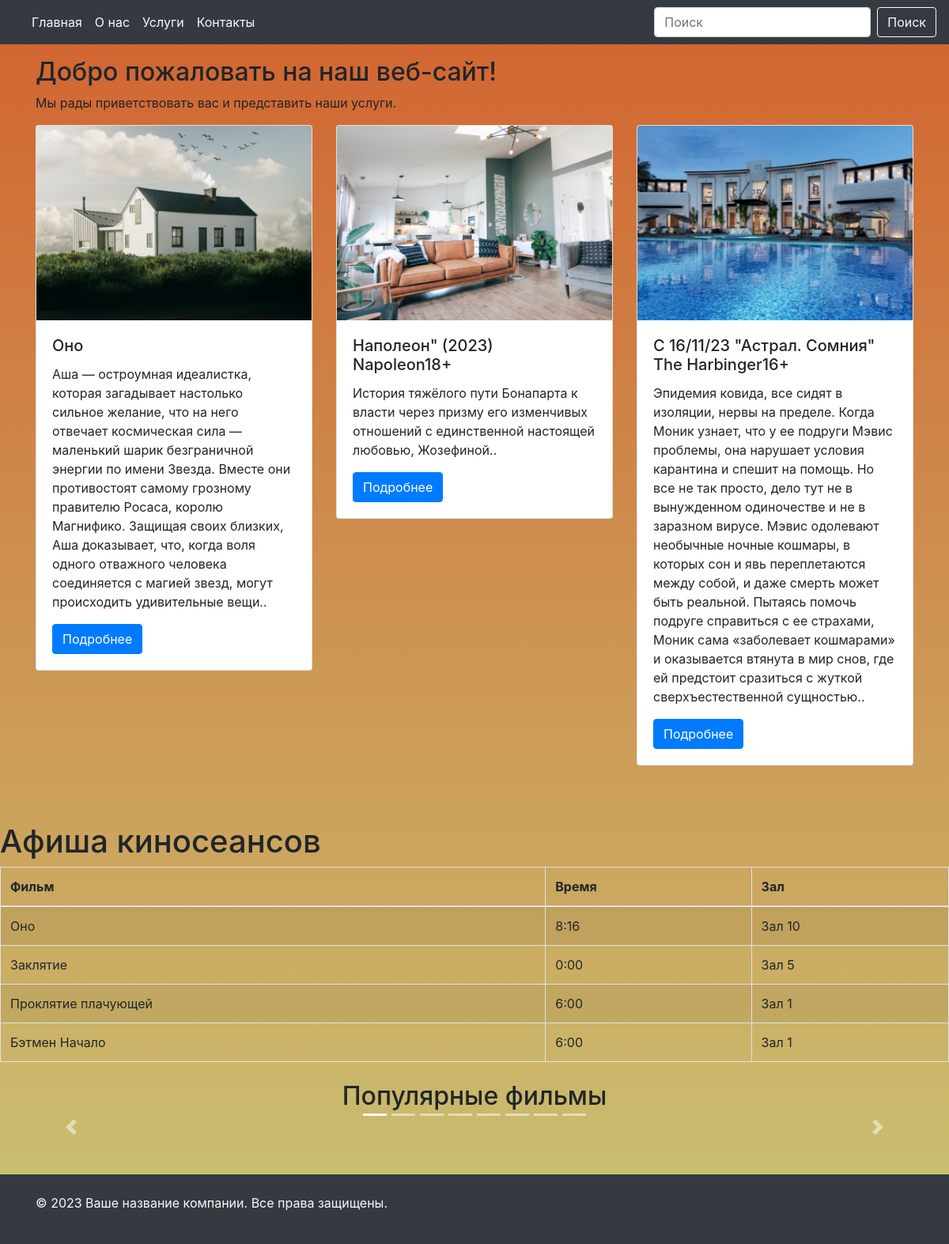
The app's page /film_list/ with its own data.
### main_page/models.py (models this page shows, shortened)
class FilmModel(models.Model):
    GENRE = (
        ('Horror', 'Horror'),
        ('Dramma', 'Dramma')
    )
    title = models.CharField(max_length=100, verbose_name='Укажите название фильма')
    country = models.CharField(max_length=100, verbose_name='Укажите название страны')
    image = models.ImageField(max_length=100, upload_to='films/')
    genre = models.CharField(max_length=100, choices=GENRE)
    director = models.CharField(max_length=100, verbose_name='Укажите директора')
    description = models.TextField(verbose_name='Укажите описание', blank=True)
    created_at = models.DateTimeField(auto_now_add=True)
    class Meta:
        verbose_name = 'Фильм'
        verbose_name_plural = 'Фильмы'

class Afisha(models.Model):
    film_title = models.CharField(max_length=100)
    time_watch = models.TimeField()
    area = models.PositiveIntegerField(default=1)

class Slider(models.Model):
    slider = models.URLField()

### main_page/views.py (the view)
# urls.py: path('film_list/', film_list_view),
def film_list_view(request):
    if request.method == 'GET':
        film_list = FilmModel.objects.all()
        afisha_list = Afisha.objects.all()
        slider_list = Slider.objects.all()
        return render(request, template_name='films/index.html', context={
            'film_list': film_list,
            'afisha_list': afisha_list,
            'slider_list': slider_list
        })

### templates/films/index.html (shortened to what this page needs)
{% include 'header_and_footer/header.html' %}
<div class="container my-5 mt-4">
  <h2>Добро пожаловать на наш веб-сайт!</h2>
  <p>Мы рады приветствовать вас и представить наши услуги.</p>
  <div class="row">
      {% for i in film_list %}
    <div class="col-md-4">
      <div class="card mb-4">
        <img src="{{i.image.url}}" class="card-img-top" alt="Изображение 1">
        <div class="card-body">
          <h5 class="card-title">{{i.title}}</h5>
          <p class="card-text">{{i.description}}.</p>
          <a href="/film_list/{{i.id}}" class="btn btn-primary">Подробнее</a>
        </div>
      </div>
    </div>
    {% endfor %}
  </div>
</div>
 <h1 class="mt-4">Афиша киносеансов</h1>
    <table class="table table-bordered table-striped">
        <thead>
            <tr>
                <th>Фильм</th>
                <th>Время</th>
                <th>Зал</th>
            </tr>
        </thead>
        <tbody>
        {% for i in afisha_list %}
            <tr>
                <td>{{i.film_title}}</td>
                <td>{{i.time_watch}}</td>
                <td>Зал {{i.area}}</td>
            </tr>
        {% endfor %}
        </tbody>
    </table>
<h2 class="mt-4 text-center">Популярные фильмы</h2>
 <div id="myCarousel" class="carousel slide" data-ride="carousel">
    <ol class="carousel-indicators">
        {% for slide in slider_list %}
        <li data-target="#myCarousel" data-slide-to="{{ forloop.counter0 }}" {% if forloop.first %}class="active"{% endif %}></li>
        {% endfor %}
    </ol>
    <div class="carousel-inner">
        {% for slide in slider_list %}
        <div class="carousel-item {% if forloop.first %}active{% endif %} text-center">
            <div class="carousel-caption">
            </div>
        </div>
        {% endfor %}
    </div>
    <a class="carousel-control-prev" href="#myCarousel" role="button" data-slide="prev">
        <span class="carousel-control-prev-icon" aria-hidden="true"></span>
    </a>
    <a class="carousel-control-next" href="#myCarousel" role="button" data-slide="next">
        <span class="carousel-control-next-icon" aria-hidden="true"></span>
    </a>
</div>
{% include 'header_and_footer/footer.html' %}

### templates/header_and_footer/header.html (style rules this page uses)
body { background: linear-gradient(to bottom, #d26330, #c9c373); }

### records on screen
FilmModel: image (picture), title "Оно", description "Аша — остроумная идеалистка, которая загадывает настолько сильное желание, что на него отвечает космическая сила — маленький шарик безграничной энергии по имени Звезда. Вместе они противостоят самому грозному правителю Росаса, королю Магнифико. Защищая своих близких, Аша доказывает, что, когда воля одного отважного человека соединяется с магией звезд, могут происходить удивительные вещи."
FilmModel: image (picture), title "Наполеон\" (2023) Napoleon18+", description "История тяжёлого пути Бонапарта к власти через призму его изменчивых отношений с единственной настоящей любовью, Жозефиной."
FilmModel: image (picture), title "С 16/11/23 \"Астрал. Сомния\" The Harbinger16+", description "Эпидемия ковида, все сидят в изоляции, нервы на пределе. Когда Моник узнает, что у ее подруги Мэвис проблемы, она нарушает условия карантина и спешит на помощь. Но все не так просто, дело тут не в вынужденном одиночестве и не в заразном вирусе. Мэвис одолевают необычные ночные кошмары, в которых сон и явь переплетаются между собой, и даже смерть может быть реальной. Пытаясь помочь подруге справиться с ее страхами, Моник сама «заболевает кошмарами» и оказывается втянута в мир снов, где ей предстоит сразиться с жуткой сверхъестественной сущностью."
Afisha: film_title "Оно", time_watch "8:16", area "10"
Afisha: film_title "Заклятие", time_watch "0:00", area "5"
Afisha: film_title "Проклятие плачующей", time_watch "6:00", area "1"
Afisha: film_title "Бэтмен Начало", time_watch "6:00", area "1"
